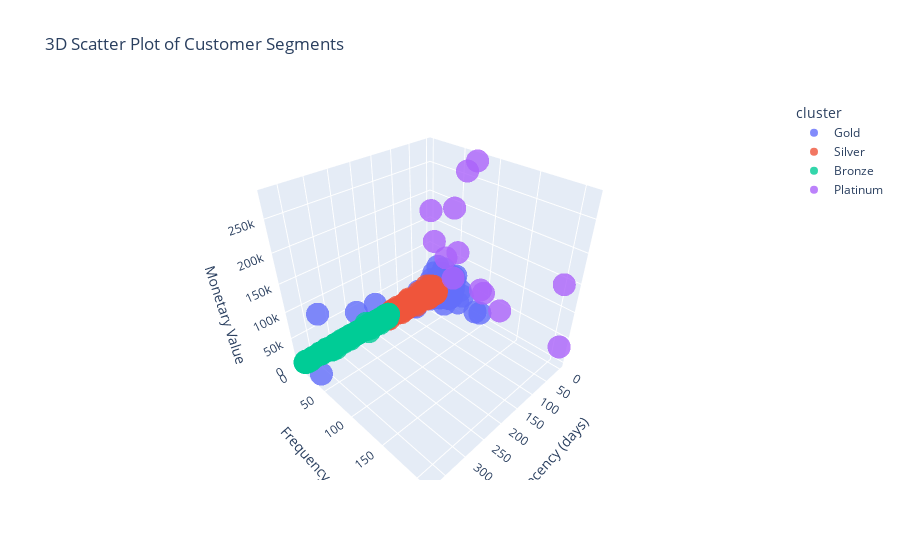

Write notebook code for a chart like this one.
### Code cell
fig = px.scatter_3d(RFM_pred, x='Recency', y='Frequency', z='Monetary', color='cluster', 
                    title='3D Scatter Plot of Customer Segments',
                    labels={'Recency': 'Recency (days)', 'Frequency': 'Frequency', 'Monetary': 'Monetary Value'},
                    opacity=0.8)

# Menampilkan plot
fig.show()

### Figure 1 — Plotly figure (JSON) as saved in the notebook; plotly's stock layout.template omitted (floating-point values rounded to 4 significant figures; data arrays with more than 128 entries replaced by an {"elided": "..."} marker saying what was removed)
{"data": [{"hovertemplate": "cluster=Gold<br>Recency (days)=%{x}<br>Frequency=%{y}<br>Monetary Value=%{z}<extra></extra>", "legendgroup": "Gold", "marker": {"color": "#636efa", "opacity": 0.8, "symbol": "circle"}, "mode": "markers", "name": "Gold", "scene": "scene", "showlegend": true, "type": "scatter3d", "x": {"elided": "204 int values"}, "y": {"elided": "204 int values"}, "z": {"elided": "204 float values"}}, {"hovertemplate": "cluster=Silver<br>Recency (days)=%{x}<br>Frequency=%{y}<br>Monetary Value=%{z}<extra></extra>", "legendgroup": "Silver", "marker": {"color": "#EF553B", "opacity": 0.8, "symbol": "circle"}, "mode": "markers", "name": "Silver", "scene": "scene", "showlegend": true, "type": "scatter3d", "x": {"elided": "3055 int values"}, "y": {"elided": "3055 int values"}, "z": {"elided": "3055 float values"}}, {"hovertemplate": "cluster=Bronze<br>Recency (days)=%{x}<br>Frequency=%{y}<br>Monetary Value=%{z}<extra></extra>", "legendgroup": "Bronze", "marker": {"color": "#00cc96", "opacity": 0.8, "symbol": "circle"}, "mode": "markers", "name": "Bronze", "scene": "scene", "showlegend": true, "type": "scatter3d", "x": {"elided": "1067 int values"}, "y": {"elided": "1067 int values"}, "z": {"elided": "1067 float values"}}, {"hovertemplate": "cluster=Platinum<br>Recency (days)=%{x}<br>Frequency=%{y}<br>Monetary Value=%{z}<extra></extra>", "legendgroup": "Platinum", "marker": {"color": "#ab63fa", "opacity": 0.8, "symbol": "circle"}, "mode": "markers", "name": "Platinum", "scene": "scene", "showlegend": true, "type": "scatter3d", "x": [24, 1, 3, 10, 2, 1, 1, 39, 1, 8, 3, 2, 1], "y": [21, 210, 97, 55, 74, 201, 91, 63, 2, 46, 31, 124, 60], "z": [124900.0, 33050.0, 58760.0, 117200.0, 280200.0, 143700.0, 60630.0, 80850.0, 168500.0, 194400.0, 91060.0, 40520.0, 259700.0]}], "layout": {"legend": {"title": {"text": "cluster"}, "tracegroupgap": 0}, "scene": {"domain": {"x": [0, 1], "y": [0, 1]}, "xaxis": {"title": {"text": "Recency (days)"}}, "yaxis": {"title": {"text": "Frequency"}}, "zaxis": {"title": {"text": "Monetary Value"}}}, "title": {"text": "3D Scatter Plot of Customer Segments"}}}
